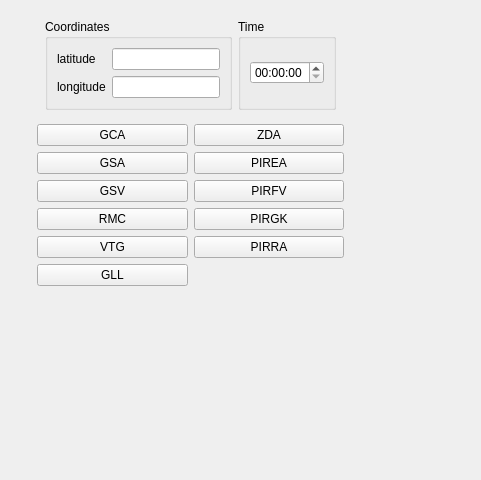
<?xml version="1.0" encoding="UTF-8"?>
<ui version="4.0">
 <class>MainBox</class>
 <widget class="QWidget" name="MainBox">
  <property name="geometry">
   <rect>
    <x>0</x>
    <y>0</y>
    <width>481</width>
    <height>480</height>
   </rect>
  </property>
  <property name="windowTitle">
   <string>Dialog</string>
  </property>
  <layout class="QHBoxLayout" name="horizontalLayout">
   <item>
    <layout class="QVBoxLayout" name="verticalLayout">
     <item>
      <widget class="SerialBox5" name="serialWidget" native="true"/>
     </item>
     <item>
      <spacer name="verticalSpacer">
       <property name="orientation">
        <enum>Qt::Vertical</enum>
       </property>
       <property name="sizeHint" stdset="0">
        <size>
         <width>20</width>
         <height>40</height>
        </size>
       </property>
      </spacer>
     </item>
    </layout>
   </item>
   <item>
    <layout class="QVBoxLayout" name="verticalLayout_2">
     <item>
      <layout class="QHBoxLayout" name="horizontalLayout_3">
       <property name="leftMargin">
        <number>8</number>
       </property>
       <property name="topMargin">
        <number>8</number>
       </property>
       <property name="rightMargin">
        <number>8</number>
       </property>
       <property name="bottomMargin">
        <number>8</number>
       </property>
       <item>
        <widget class="QGroupBox" name="groupBox">
         <property name="title">
          <string>Coordinates</string>
         </property>
         <layout class="QVBoxLayout" name="verticalLayout_3">
          <item>
           <layout class="QGridLayout" name="gridLayout_3">
            <item row="0" column="0">
             <widget class="QLabel" name="label_12">
              <property name="text">
               <string>latitude</string>
              </property>
             </widget>
            </item>
            <item row="1" column="0">
             <widget class="QLabel" name="label_13">
              <property name="text">
               <string>longitude</string>
              </property>
             </widget>
            </item>
            <item row="0" column="1">
             <widget class="QLineEdit" name="lineEdit"/>
            </item>
            <item row="1" column="1">
             <widget class="QLineEdit" name="lineEdit_2"/>
            </item>
           </layout>
          </item>
         </layout>
        </widget>
       </item>
       <item>
        <widget class="QGroupBox" name="groupBox_2">
         <property name="title">
          <string>Time</string>
         </property>
         <layout class="QVBoxLayout" name="verticalLayout_4">
          <item>
           <widget class="QTimeEdit" name="timeEdit"/>
          </item>
         </layout>
        </widget>
       </item>
      </layout>
     </item>
     <item>
      <layout class="QGridLayout" name="gridLayout">
       <item row="2" column="0">
        <widget class="QPushButton" name="btn_GSV">
         <property name="text">
          <string>GSV</string>
         </property>
        </widget>
       </item>
       <item row="4" column="0">
        <widget class="QPushButton" name="btn_VTG">
         <property name="text">
          <string>VTG</string>
         </property>
        </widget>
       </item>
       <item row="4" column="1">
        <widget class="QPushButton" name="btn_PIRRA">
         <property name="text">
          <string>PIRRA</string>
         </property>
        </widget>
       </item>
       <item row="3" column="1">
        <widget class="QPushButton" name="btn_PIRGK">
         <property name="text">
          <string>PIRGK</string>
         </property>
        </widget>
       </item>
       <item row="1" column="0">
        <widget class="QPushButton" name="btn_GSA">
         <property name="text">
          <string>GSA</string>
         </property>
        </widget>
       </item>
       <item row="2" column="1">
        <widget class="QPushButton" name="btn_PIRFV">
         <property name="text">
          <string>PIRFV</string>
         </property>
        </widget>
       </item>
       <item row="0" column="1">
        <widget class="QPushButton" name="btn_ZDA">
         <property name="text">
          <string>ZDA</string>
         </property>
        </widget>
       </item>
       <item row="1" column="1">
        <widget class="QPushButton" name="btn_PIREA">
         <property name="text">
          <string>PIREA</string>
         </property>
        </widget>
       </item>
       <item row="3" column="0">
        <widget class="QPushButton" name="btn_RMC">
         <property name="text">
          <string>RMC</string>
         </property>
        </widget>
       </item>
       <item row="0" column="0">
        <widget class="QPushButton" name="btn_GCA">
         <property name="text">
          <string>GCA</string>
         </property>
        </widget>
       </item>
       <item row="5" column="0">
        <widget class="QPushButton" name="btn_GLL">
         <property name="text">
          <string>GLL</string>
         </property>
        </widget>
       </item>
      </layout>
     </item>
     <item>
      <spacer name="verticalSpacer_2">
       <property name="orientation">
        <enum>Qt::Vertical</enum>
       </property>
       <property name="sizeHint" stdset="0">
        <size>
         <width>20</width>
         <height>40</height>
        </size>
       </property>
      </spacer>
     </item>
    </layout>
   </item>
   <item>
    <spacer name="horizontalSpacer">
     <property name="orientation">
      <enum>Qt::Horizontal</enum>
     </property>
     <property name="sizeHint" stdset="0">
      <size>
       <width>40</width>
       <height>20</height>
      </size>
     </property>
    </spacer>
   </item>
  </layout>
 </widget>
 <customwidgets>
  <customwidget>
   <class>SerialBox5</class>
   <extends>QWidget</extends>
   <header>serialbox5.hpp</header>
   <container>1</container>
  </customwidget>
 </customwidgets>
 <tabstops>
  <tabstop>lineEdit</tabstop>
  <tabstop>lineEdit_2</tabstop>
  <tabstop>timeEdit</tabstop>
  <tabstop>btn_GCA</tabstop>
  <tabstop>btn_GSA</tabstop>
  <tabstop>btn_GSV</tabstop>
  <tabstop>btn_RMC</tabstop>
  <tabstop>btn_VTG</tabstop>
  <tabstop>btn_GLL</tabstop>
  <tabstop>btn_ZDA</tabstop>
  <tabstop>btn_PIREA</tabstop>
  <tabstop>btn_PIRFV</tabstop>
  <tabstop>btn_PIRGK</tabstop>
  <tabstop>btn_PIRRA</tabstop>
 </tabstops>
 <resources/>
 <connections/>
</ui>
